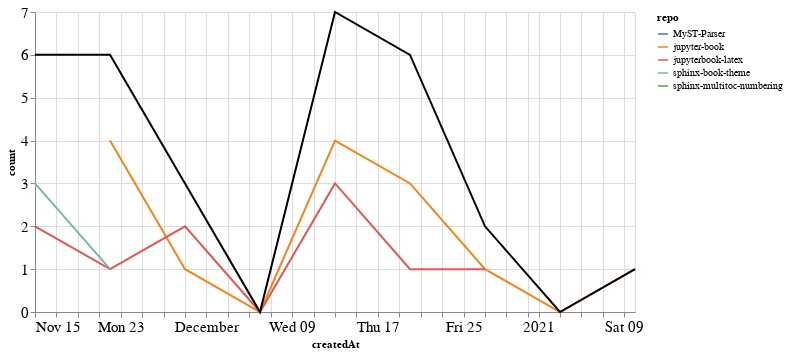

Notebook code cell kept with this figure:
### Markdown cell above
### Comments

### Code cell
comments_time = comments.groupby('repo').resample('W', on='createdAt').count()['author'].reset_index()
comments_time = comments_time.rename(columns={'author': 'count'})
comments_time_total = comments_time.groupby('createdAt').agg({"count": "sum"}).reset_index()
ch1 = alt.Chart(comments_time, width=600).mark_line().encode(
    x='createdAt',
    y='count',
    color='repo',
    tooltip="repo"
)

ch2 = alt.Chart(comments_time_total, width=600).mark_line(color="black").encode(
    x='createdAt',
    y='count',
)

ch1 + ch2

### Figure 1 — Vega-Lite specification as saved in the notebook (floating-point values rounded to 4 significant figures)
{"config": {"axisLeft": {"labelFontSize": 15}, "axisBottom": {"labelFontSize": 15}}, "layer": [{"data": {"name": "data-738d4e256fc77e6cc223aa30d2c3f46f"}, "mark": "line", "encoding": {"color": {"type": "nominal", "field": "repo"}, "tooltip": {"type": "nominal", "field": "repo"}, "x": {"type": "temporal", "field": "createdAt"}, "y": {"type": "quantitative", "field": "count"}}, "width": 600}, {"data": {"name": "data-2fb83397d1c7f5969c456085e53c4c1d"}, "mark": {"type": "line", "color": "black"}, "encoding": {"x": {"type": "temporal", "field": "createdAt"}, "y": {"type": "quantitative", "field": "count"}}, "width": 600}], "$schema": "https://vega.github.io/schema/vega-lite/v4.8.1.json", "datasets": {"data-738d4e256fc77e6cc223aa30d2c3f46f": [{"repo": "MyST-Parser", "createdAt": "2020-12-20T00:00:00", "count": 2}, {"repo": "jupyter-book", "createdAt": "2020-11-22T00:00:00", "count": 4}, {"repo": "jupyter-book", "createdAt": "2020-11-29T00:00:00", "count": 1}, {"repo": "jupyter-book", "createdAt": "2020-12-06T00:00:00", "count": 0}, {"repo": "jupyter-book", "createdAt": "2020-12-13T00:00:00", "count": 4}, {"repo": "jupyter-book", "createdAt": "2020-12-20T00:00:00", "count": 3}, {"repo": "jupyter-book", "createdAt": "2020-12-27T00:00:00", "count": 1}, {"repo": "jupyter-book", "createdAt": "2021-01-03T00:00:00", "count": 0}, {"repo": "jupyter-book", "createdAt": "2021-01-10T00:00:00", "count": 1}, {"repo": "jupyterbook-latex", "createdAt": "2020-11-15T00:00:00", "count": 2}, {"repo": "jupyterbook-latex", "createdAt": "2020-11-22T00:00:00", "count": 1}, {"repo": "jupyterbook-latex", "createdAt": "2020-11-29T00:00:00", "count": 2}, {"repo": "jupyterbook-latex", "createdAt": "2020-12-06T00:00:00", "count": 0}, {"repo": "jupyterbook-latex", "createdAt": "2020-12-13T00:00:00", "count": 3}, {"repo": "jupyterbook-latex", "createdAt": "2020-12-20T00:00:00", "count": 1}, {"repo": "jupyterbook-latex", "createdAt": "2020-12-27T00:00:00", "count": 1}, {"repo": "sphinx-book-theme", "createdAt": "2020-11-15T00:00:00", "count": 3}, {"repo": "sphinx-book-theme", "createdAt": "2020-11-22T00:00:00", "count": 1}, {"repo": "sphinx-multitoc-numbering", "createdAt": "2020-11-15T00:00:00", "count": 1}], "data-2fb83397d1c7f5969c456085e53c4c1d": [{"createdAt": "2020-11-15T00:00:00", "count": 6}, {"createdAt": "2020-11-22T00:00:00", "count": 6}, {"createdAt": "2020-11-29T00:00:00", "count": 3}, {"createdAt": "2020-12-06T00:00:00", "count": 0}, {"createdAt": "2020-12-13T00:00:00", "count": 7}, {"createdAt": "2020-12-20T00:00:00", "count": 6}, {"createdAt": "2020-12-27T00:00:00", "count": 2}, {"createdAt": "2021-01-03T00:00:00", "count": 0}, {"createdAt": "2021-01-10T00:00:00", "count": 1}]}}
